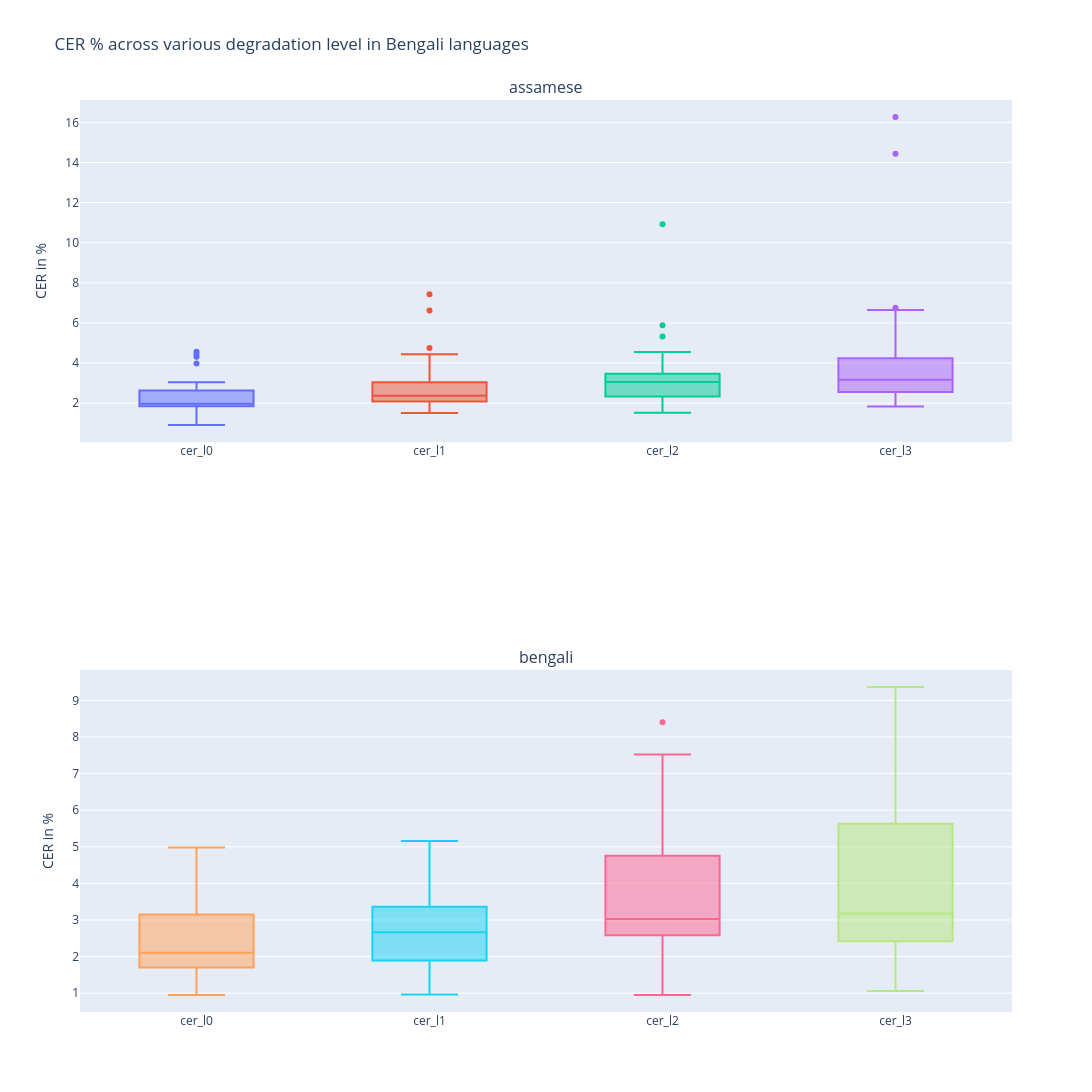

Source (notebook cell):
### Markdown cell above
### 5.1.1. Box Plot Visualisation

### Code cell
display_box_plot(results_df=results_bengali, script=script, metric_type='CER').show()

### Figure 1 — Plotly figure (JSON) as saved in the notebook; plotly's stock layout.template omitted (floating-point values rounded to 4 significant figures)
{"data": [{"name": "cer_l0", "text": ["Bengali_Anek_Bangla_5", "Bengali_Baloo_Da_2_12", "Bengali_Baloo_Da_2_24", "Bengali_Noto_Serif_Bengali_21", "Bengali_Anek_Bangla_15", "Bengali_Noto_Sans_Bengali_16", "Bengali_Anek_Bangla_23", "Bengali_Baloo_Da_2_22", "Bengali_Noto_Sans_Bengali_6", "Bengali_Baloo_Da_2_14", "Bengali_Noto_Sans_Bengali_30", "Bengali_Noto_Serif_Bengali_11", "Bengali_Anek_Bangla_25", "Bengali_Atma_18", "Bengali_Anek_Bangla_10", "Bengali_Noto_Sans_Bengali_29", "Bengali_Baloo_Da_2_20", "Bengali_Baloo_Da_2_1", "Bengali_Anek_Bangla_26", "Bengali_Anek_Bangla_27", "Bengali_Atma_2", "Bengali_Baloo_Da_2_17", "Bengali_Atma_28", "Bengali_Baloo_Da_2_7", "Bengali_Noto_Serif_Bengali_9", "Bengali_Atma_8", "Bengali_Atma_4", "Bengali_Atma_13"], "type": "box", "xaxis": "x", "y": [1.943, 1.523, 2.377, 1.833, 3.97, 1.89, 1.378, 1.949, 1.945, 1.543, 0.9137, 4.451, 4.318, 2.907, 2.269, 2.08, 1.989, 1.618, 1.901, 1.95, 3.036, 4.563, 2.395, 1.405, 2.723, 1.848, 2.533, 2.012], "yaxis": "y"}, {"name": "cer_l1", "text": ["Bengali_Anek_Bangla_5", "Bengali_Baloo_Da_2_12", "Bengali_Baloo_Da_2_24", "Bengali_Noto_Serif_Bengali_21", "Bengali_Anek_Bangla_15", "Bengali_Noto_Sans_Bengali_16", "Bengali_Anek_Bangla_23", "Bengali_Baloo_Da_2_22", "Bengali_Noto_Sans_Bengali_6", "Bengali_Baloo_Da_2_14", "Bengali_Noto_Sans_Bengali_30", "Bengali_Noto_Serif_Bengali_11", "Bengali_Anek_Bangla_25", "Bengali_Atma_18", "Bengali_Anek_Bangla_10", "Bengali_Noto_Sans_Bengali_29", "Bengali_Baloo_Da_2_20", "Bengali_Baloo_Da_2_1", "Bengali_Anek_Bangla_26", "Bengali_Anek_Bangla_27", "Bengali_Atma_2", "Bengali_Baloo_Da_2_17", "Bengali_Atma_28", "Bengali_Baloo_Da_2_7", "Bengali_Noto_Serif_Bengali_9", "Bengali_Atma_8", "Bengali_Atma_4", "Bengali_Atma_13"], "type": "box", "xaxis": "x", "y": [3.006, 1.574, 2.144, 2.081, 6.616, 2.089, 2.194, 1.949, 1.575, 2.738, 1.508, 7.434, 4.273, 3.459, 3.061, 2.129, 2.544, 1.809, 3.021, 2.14, 4.434, 4.751, 2.107, 1.502, 2.723, 2.675, 2.814, 2.17], "yaxis": "y"}, {"name": "cer_l2", "text": ["Bengali_Anek_Bangla_5", "Bengali_Baloo_Da_2_12", "Bengali_Baloo_Da_2_24", "Bengali_Noto_Serif_Bengali_21", "Bengali_Anek_Bangla_15", "Bengali_Noto_Sans_Bengali_16", "Bengali_Anek_Bangla_23", "Bengali_Baloo_Da_2_22", "Bengali_Noto_Sans_Bengali_6", "Bengali_Baloo_Da_2_14", "Bengali_Noto_Sans_Bengali_30", "Bengali_Noto_Serif_Bengali_11", "Bengali_Anek_Bangla_25", "Bengali_Atma_18", "Bengali_Anek_Bangla_10", "Bengali_Noto_Sans_Bengali_29", "Bengali_Baloo_Da_2_20", "Bengali_Baloo_Da_2_1", "Bengali_Anek_Bangla_26", "Bengali_Anek_Bangla_27", "Bengali_Atma_2", "Bengali_Baloo_Da_2_17", "Bengali_Atma_28", "Bengali_Baloo_Da_2_7", "Bengali_Noto_Serif_Bengali_9", "Bengali_Atma_8", "Bengali_Atma_4", "Bengali_Atma_13"], "type": "box", "xaxis": "x", "y": [10.92, 1.523, 3.635, 2.379, 2.836, 3.58, 2.194, 2.499, 3.242, 3.136, 1.645, 4.545, 5.318, 3.358, 3.272, 3.096, 3.006, 2.142, 2.193, 2.568, 4.289, 5.88, 2.682, 2.471, 3.099, 2.189, 3.143, 2.276], "yaxis": "y"}, {"name": "cer_l3", "text": ["Bengali_Anek_Bangla_5", "Bengali_Baloo_Da_2_12", "Bengali_Baloo_Da_2_24", "Bengali_Noto_Serif_Bengali_21", "Bengali_Anek_Bangla_15", "Bengali_Noto_Sans_Bengali_16", "Bengali_Anek_Bangla_23", "Bengali_Baloo_Da_2_22", "Bengali_Noto_Sans_Bengali_6", "Bengali_Baloo_Da_2_14", "Bengali_Noto_Sans_Bengali_30", "Bengali_Noto_Serif_Bengali_11", "Bengali_Anek_Bangla_25", "Bengali_Atma_18", "Bengali_Anek_Bangla_10", "Bengali_Noto_Sans_Bengali_29", "Bengali_Baloo_Da_2_20", "Bengali_Baloo_Da_2_1", "Bengali_Anek_Bangla_26", "Bengali_Anek_Bangla_27", "Bengali_Atma_2", "Bengali_Baloo_Da_2_17", "Bengali_Atma_28", "Bengali_Baloo_Da_2_7", "Bengali_Noto_Serif_Bengali_9", "Bengali_Atma_8", "Bengali_Atma_4", "Bengali_Atma_13"], "type": "box", "xaxis": "x", "y": [14.43, 2.132, 3.588, 2.478, 4.442, 3.928, 2.704, 3.548, 1.992, 2.638, 2.787, 4.025, 5.091, 2.807, 6.649, 2.467, 3.099, 2.999, 3.265, 16.26, 3.855, 5.927, 6.753, 2.277, 1.831, 2.675, 3.236, 2.012], "yaxis": "y"}, {"name": "cer_l0", "text": ["Bengali_Baloo_Da_2_9", "Bengali_Atma_30", "Bengali_Atma_27", "Bengali_Baloo_Da_2_29", "Bengali_Atma_20", "Bengali_Baloo_Da_2_3", "Bengali_Noto_Sans_Bengali_11", "Bengali_Atma_1", "Bengali_Atma_17", "Bengali_Baloo_Da_2_15", "Bengali_Anek_Bangla_2", "Bengali_Anek_Bangla_25", "Bengali_Atma_21", "Bengali_Atma_18", "Bengali_Atma_23", "Bengali_Noto_Sans_Bengali_12", "Bengali_Noto_Sans_Bengali_19", "Bengali_Noto_Serif_Bengali_5", "Bengali_Atma_28", "Bengali_Anek_Bangla_16", "Bengali_Baloo_Da_2_26", "Bengali_Atma_24", "Bengali_Baloo_Da_2_7", "Bengali_Noto_Sans_Bengali_14", "Bengali_Atma_8", "Bengali_Noto_Serif_Bengali_4", "Bengali_Anek_Bangla_6", "Bengali_Atma_13"], "type": "box", "xaxis": "x2", "y": [1.558, 4.377, 3.047, 0.9532, 3.124, 2.085, 1.63, 1.568, 4.418, 1.622, 2.046, 1.797, 1.993, 3.17, 2.772, 2.347, 1.659, 4.977, 3.671, 1.959, 1.745, 2.652, 1.642, 1.9, 3.987, 4.64, 2.128, 2.191], "yaxis": "y2"}, {"name": "cer_l1", "text": ["Bengali_Baloo_Da_2_9", "Bengali_Atma_30", "Bengali_Atma_27", "Bengali_Baloo_Da_2_29", "Bengali_Atma_20", "Bengali_Baloo_Da_2_3", "Bengali_Noto_Sans_Bengali_11", "Bengali_Atma_1", "Bengali_Atma_17", "Bengali_Baloo_Da_2_15", "Bengali_Anek_Bangla_2", "Bengali_Anek_Bangla_25", "Bengali_Atma_21", "Bengali_Atma_18", "Bengali_Atma_23", "Bengali_Noto_Sans_Bengali_12", "Bengali_Noto_Sans_Bengali_19", "Bengali_Noto_Serif_Bengali_5", "Bengali_Atma_28", "Bengali_Anek_Bangla_16", "Bengali_Baloo_Da_2_26", "Bengali_Atma_24", "Bengali_Baloo_Da_2_7", "Bengali_Noto_Sans_Bengali_14", "Bengali_Atma_8", "Bengali_Noto_Serif_Bengali_4", "Bengali_Anek_Bangla_6", "Bengali_Atma_13"], "type": "box", "xaxis": "x2", "y": [1.275, 4.767, 3.047, 1.213, 3.549, 1.943, 3.169, 2.281, 4.418, 0.963, 1.903, 1.391, 2.943, 2.848, 2.481, 1.82, 3.088, 5.158, 3.671, 2.688, 1.616, 2.972, 1.877, 2.375, 4.35, 4.459, 1.934, 2.639], "yaxis": "y2"}, {"name": "cer_l2", "text": ["Bengali_Baloo_Da_2_9", "Bengali_Atma_30", "Bengali_Atma_27", "Bengali_Baloo_Da_2_29", "Bengali_Atma_20", "Bengali_Baloo_Da_2_3", "Bengali_Noto_Sans_Bengali_11", "Bengali_Atma_1", "Bengali_Atma_17", "Bengali_Baloo_Da_2_15", "Bengali_Anek_Bangla_2", "Bengali_Anek_Bangla_25", "Bengali_Atma_21", "Bengali_Atma_18", "Bengali_Atma_23", "Bengali_Noto_Sans_Bengali_12", "Bengali_Noto_Sans_Bengali_19", "Bengali_Noto_Serif_Bengali_5", "Bengali_Atma_28", "Bengali_Anek_Bangla_16", "Bengali_Baloo_Da_2_26", "Bengali_Atma_24", "Bengali_Baloo_Da_2_7", "Bengali_Noto_Sans_Bengali_14", "Bengali_Atma_8", "Bengali_Noto_Serif_Bengali_4", "Bengali_Anek_Bangla_6", "Bengali_Atma_13"], "type": "box", "xaxis": "x2", "y": [4.485, 5.058, 3.528, 0.9532, 3.313, 2.749, 2.49, 2.757, 5.028, 1.571, 2.521, 8.406, 2.041, 3.224, 2.87, 7.519, 3.456, 5.204, 3.85, 2.733, 2.715, 2.652, 3.191, 2.28, 5.799, 6.036, 1.983, 2.639], "yaxis": "y2"}, {"name": "cer_l3", "text": ["Bengali_Baloo_Da_2_9", "Bengali_Atma_30", "Bengali_Atma_27", "Bengali_Baloo_Da_2_29", "Bengali_Atma_20", "Bengali_Baloo_Da_2_3", "Bengali_Noto_Sans_Bengali_11", "Bengali_Atma_1", "Bengali_Atma_17", "Bengali_Baloo_Da_2_15", "Bengali_Anek_Bangla_2", "Bengali_Anek_Bangla_25", "Bengali_Atma_21", "Bengali_Atma_18", "Bengali_Atma_23", "Bengali_Noto_Sans_Bengali_12", "Bengali_Noto_Sans_Bengali_19", "Bengali_Noto_Serif_Bengali_5", "Bengali_Atma_28", "Bengali_Anek_Bangla_16", "Bengali_Baloo_Da_2_26", "Bengali_Atma_24", "Bengali_Baloo_Da_2_7", "Bengali_Noto_Sans_Bengali_14", "Bengali_Atma_8", "Bengali_Noto_Serif_Bengali_4", "Bengali_Anek_Bangla_6", "Bengali_Atma_13"], "type": "box", "xaxis": "x2", "y": [2.644, 4.086, 3.689, 1.473, 2.224, 1.754, 2.852, 9.363, 6.094, 1.521, 2.617, 8.522, 5.695, 3.332, 3.745, 7.328, 1.06, 4.57, 2.775, 5.558, 2.004, 3.018, 1.642, 5.891, 8.337, 4.865, 2.611, 2.988], "yaxis": "y2"}], "layout": {"annotations": [{"font": {"size": 16}, "showarrow": false, "text": "assamese", "x": 0.5, "xanchor": "center", "xref": "paper", "y": 1, "yanchor": "bottom", "yref": "paper"}, {"font": {"size": 16}, "showarrow": false, "text": "bengali", "x": 0.5, "xanchor": "center", "xref": "paper", "y": 0.375, "yanchor": "bottom", "yref": "paper"}], "height": 1200, "showlegend": false, "title": {"text": "CER % across various degradation level in Bengali languages"}, "width": 1400, "xaxis": {"anchor": "y", "domain": [0, 1]}, "xaxis2": {"anchor": "y2", "domain": [0, 1]}, "yaxis": {"anchor": "x", "domain": [0.625, 1], "title": {"text": "CER in %"}}, "yaxis2": {"anchor": "x2", "domain": [0, 0.375], "title": {"text": "CER in %"}}}}
